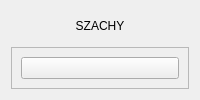
      <widget class="QWidget" name="page_2">
       <layout class="QVBoxLayout" name="verticalLayout">
        <item>
         <widget class="QLabel" name="logo">
          <property name="sizePolicy">
           <sizepolicy hsizetype="MinimumExpanding" vsizetype="MinimumExpanding">
            <horstretch>0</horstretch>
            <verstretch>0</verstretch>
           </sizepolicy>
          </property>
          <property name="text">
           <string>SZACHY</string>
          </property>
          <property name="textFormat">
           <enum>Qt::RichText</enum>
          </property>
          <property name="scaledContents">
           <bool>false</bool>
          </property>
          <property name="alignment">
           <set>Qt::AlignCenter</set>
          </property>
         </widget>
        </item>
        <item>
         <widget class="QFrame" name="frame">
          <property name="sizePolicy">
           <sizepolicy hsizetype="Minimum" vsizetype="Fixed">
            <horstretch>0</horstretch>
            <verstretch>0</verstretch>
           </sizepolicy>
          </property>
          <property name="maximumSize">
           <size>
            <width>16777215</width>
            <height>214</height>
           </size>
          </property>
          <property name="frameShape">
           <enum>QFrame::StyledPanel</enum>
          </property>
          <property name="frameShadow">
           <enum>QFrame::Raised</enum>
          </property>
          <layout class="QGridLayout" name="gridLayout_3">
           <item row="0" column="0">
            <widget class="QPushButton" name="playbutton">
             <property name="sizePolicy">
              <sizepolicy hsizetype="MinimumExpanding" vsizetype="MinimumExpanding">
               <horstretch>0</horstretch>
               <verstretch>0</verstretch>
              </sizepolicy>
             </property>
             <property name="maximumSize">
              <size>
               <width>400</width>
               <height>214</height>
              </size>
             </property>
             <property name="text">
              <string/>
             </property>
             <property name="iconSize">
              <size>
               <width>400</width>
               <height>215</height>
              </size>
             </property>
            </widget>
           </item>
          </layout>
         </widget>
        </item>
       </layout>
      </widget>
